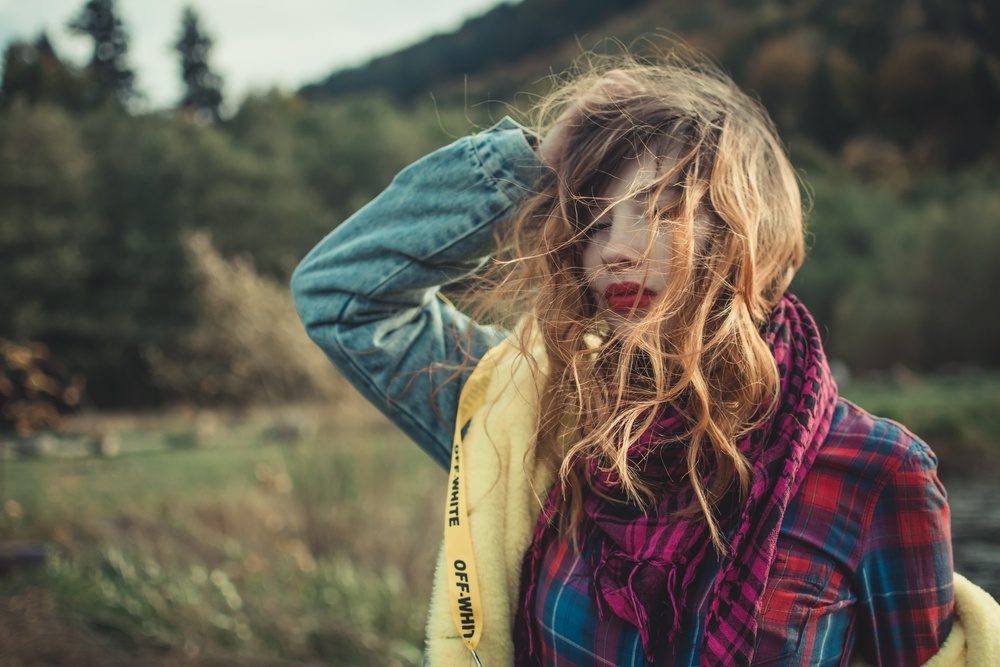
#> input picture bot_🤖/images/image.jpg, 1000 x 667 px, shrunk from 6000 x 4000 before the run
$ python pil.py   (older library calls are emulated)
#> lines starting #> are read from the running program, lines starting #| are printed output that depends on the picture
from PIL import Image, ImageDraw, ImageFont
import sys

with Image.open('images/image.jpg').convert('RGBA') as base:
    txt = Image.new("RGBA", base.size, (255, 255, 255, 0))

    # get a font
    fnt = ImageFont.truetype("font/static/Raleway-Medium.ttf", 300)
    # get a drawing context
    d = ImageDraw.Draw(txt)

    # get image dimensions
    width, height = base.size
#> width = 1000; height = 667
    # get text dimensions
    text = """ I wanted to eat food but there was no one"""
    left, top, right, bottom = fnt.getbbox(text)
    text_width = right - left
    text_height = bottom - top

    # get the middle dimensions
    center_x = (width - text_width) / 2
#> center_x = -2707
    center_y = (height - text_height) / 2
#> center_y = 217.5


    # draw text, half opacity
    d.multiline_text((center_x, center_y), text, font=fnt, fill=(255, 255, 255, 128))
    # draw text, full opacity
    d.text((10, 60), "World", font=fnt, fill=(255, 255, 255, 255))

    out = Image.alpha_composite(base, txt)
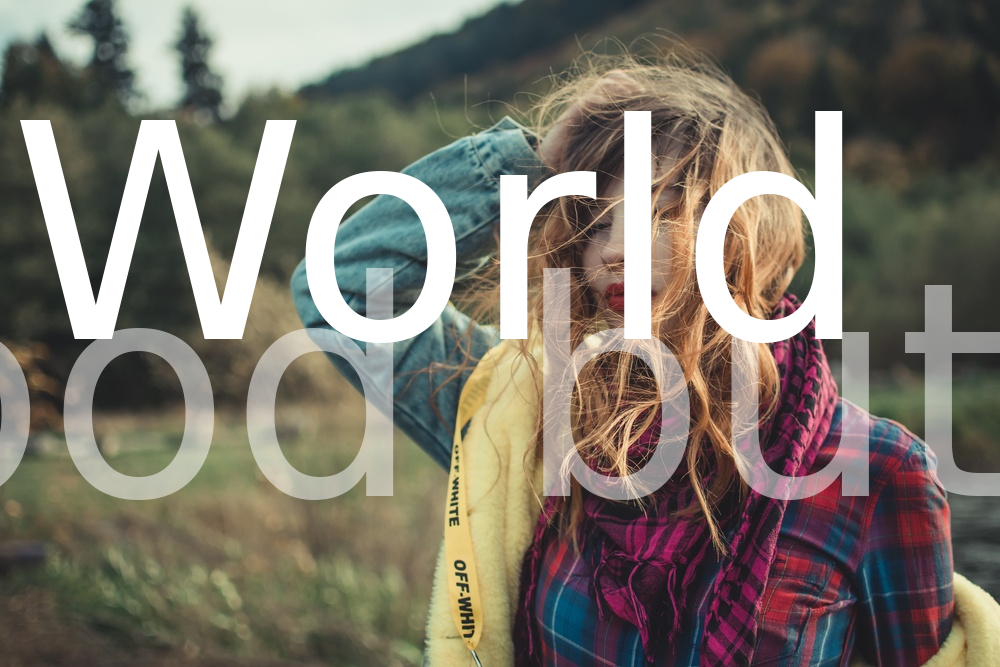
#> out: PIL image 1000x667 RGBA; mean R, G, B, A 121, 115.5, 104.5, 255

    out.save('sample_text.webp')
# # Open the image
# image = Image.open("images/image.jpg")
# # Get the image dimensions
# width, height = image.size
# # Create an ImageDraw object
# draw = ImageDraw.Draw(image)
# # Create an ImageFont object with a large font size and a black color
# font = ImageFont.truetype("font/static/Raleway-Medium.ttf", 500)
# font_color = (0, 0, 0)
# # Get the text dimensions
# text = "Hello World"
# text_width, text_height = draw.textsize(text, font=font)
# # Calculate the center coordinates of the text
# text_x = (width - text_width) / 2
# text_y = (height - text_height) / 2
# # Draw the text on the image
# draw.text((text_x, text_y), text, font=font, fill=font_color)
# # Show or save the image
# # image.show()
# image.save("sample_text.jpg")
